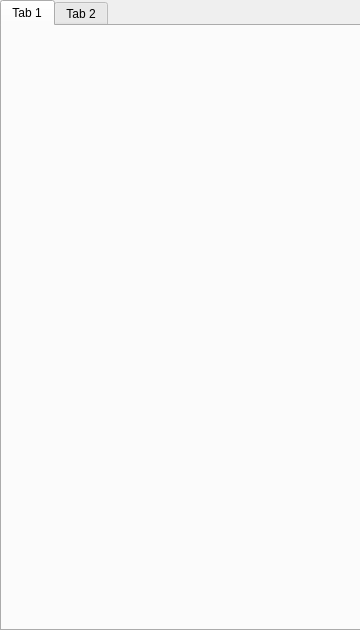
<?xml version="1.0" encoding="UTF-8"?>
<ui version="4.0">
 <class>MainWindow</class>
 <widget class="QMainWindow" name="MainWindow">
  <property name="geometry">
   <rect>
    <x>0</x>
    <y>0</y>
    <width>360</width>
    <height>630</height>
   </rect>
  </property>
  <property name="sizePolicy">
   <sizepolicy hsizetype="Fixed" vsizetype="Fixed">
    <horstretch>0</horstretch>
    <verstretch>0</verstretch>
   </sizepolicy>
  </property>
  <property name="minimumSize">
   <size>
    <width>360</width>
    <height>630</height>
   </size>
  </property>
  <property name="maximumSize">
   <size>
    <width>360</width>
    <height>630</height>
   </size>
  </property>
  <property name="contextMenuPolicy">
   <enum>Qt::NoContextMenu</enum>
  </property>
  <property name="windowTitle">
   <string>WD_H4CK</string>
  </property>
  <widget class="QWidget" name="centralwidget">
   <widget class="QTabWidget" name="mainTab">
    <property name="geometry">
     <rect>
      <x>0</x>
      <y>0</y>
      <width>361</width>
      <height>631</height>
     </rect>
    </property>
    <property name="currentIndex">
     <number>0</number>
    </property>
    <widget class="QWidget" name="tab">
     <attribute name="title">
      <string>Tab 1</string>
     </attribute>
     <widget class="QLabel" name="logo">
      <property name="geometry">
       <rect>
        <x>130</x>
        <y>240</y>
        <width>91</width>
        <height>91</height>
       </rect>
      </property>
      <property name="frameShadow">
       <enum>QFrame::Plain</enum>
      </property>
      <property name="text">
       <string/>
      </property>
      <property name="pixmap">
       <pixmap>Icons/LOGO.png</pixmap>
      </property>
      <property name="scaledContents">
       <bool>true</bool>
      </property>
      <property name="wordWrap">
       <bool>false</bool>
      </property>
     </widget>
     <widget class="QLabel" name="lblCar">
      <property name="geometry">
       <rect>
        <x>150</x>
        <y>390</y>
        <width>51</width>
        <height>51</height>
       </rect>
      </property>
      <property name="text">
       <string/>
      </property>
      <property name="pixmap">
       <pixmap>Icons/Car.png</pixmap>
      </property>
      <property name="scaledContents">
       <bool>true</bool>
      </property>
     </widget>
     <widget class="QLabel" name="lblBlowSteam">
      <property name="geometry">
       <rect>
        <x>240</x>
        <y>350</y>
        <width>51</width>
        <height>51</height>
       </rect>
      </property>
      <property name="text">
       <string/>
      </property>
      <property name="pixmap">
       <pixmap>Icons/Blow Steam.PNG</pixmap>
      </property>
      <property name="scaledContents">
       <bool>true</bool>
      </property>
     </widget>
     <widget class="QLabel" name="lblTrafficLight">
      <property name="geometry">
       <rect>
        <x>280</x>
        <y>260</y>
        <width>51</width>
        <height>51</height>
       </rect>
      </property>
      <property name="text">
       <string/>
      </property>
      <property name="pixmap">
       <pixmap>Icons/Traffic Light.PNG</pixmap>
      </property>
      <property name="scaledContents">
       <bool>true</bool>
      </property>
     </widget>
     <widget class="QLabel" name="label_4">
      <property name="geometry">
       <rect>
        <x>150</x>
        <y>120</y>
        <width>51</width>
        <height>51</height>
       </rect>
      </property>
      <property name="text">
       <string/>
      </property>
      <property name="pixmap">
       <pixmap>Icons/Car.png</pixmap>
      </property>
      <property name="scaledContents">
       <bool>true</bool>
      </property>
     </widget>
     <widget class="QLabel" name="label_5">
      <property name="geometry">
       <rect>
        <x>60</x>
        <y>170</y>
        <width>51</width>
        <height>51</height>
       </rect>
      </property>
      <property name="text">
       <string/>
      </property>
      <property name="pixmap">
       <pixmap>Icons/Car.png</pixmap>
      </property>
      <property name="scaledContents">
       <bool>true</bool>
      </property>
     </widget>
     <widget class="QLabel" name="label_6">
      <property name="geometry">
       <rect>
        <x>20</x>
        <y>260</y>
        <width>51</width>
        <height>51</height>
       </rect>
      </property>
      <property name="text">
       <string/>
      </property>
      <property name="pixmap">
       <pixmap>Icons/Car.png</pixmap>
      </property>
      <property name="scaledContents">
       <bool>true</bool>
      </property>
     </widget>
     <widget class="QLabel" name="label_7">
      <property name="geometry">
       <rect>
        <x>230</x>
        <y>170</y>
        <width>51</width>
        <height>51</height>
       </rect>
      </property>
      <property name="text">
       <string/>
      </property>
      <property name="pixmap">
       <pixmap>Icons/Car.png</pixmap>
      </property>
      <property name="scaledContents">
       <bool>true</bool>
      </property>
     </widget>
     <widget class="QLabel" name="lblTrain">
      <property name="geometry">
       <rect>
        <x>60</x>
        <y>350</y>
        <width>51</width>
        <height>51</height>
       </rect>
      </property>
      <property name="text">
       <string/>
      </property>
      <property name="pixmap">
       <pixmap>Icons/Hack Train.PNG</pixmap>
      </property>
      <property name="scaledContents">
       <bool>true</bool>
      </property>
     </widget>
    </widget>
    <widget class="QWidget" name="tab_2">
     <attribute name="title">
      <string>Tab 2</string>
     </attribute>
     <widget class="QScrollArea" name="mainScroll">
      <property name="geometry">
       <rect>
        <x>0</x>
        <y>0</y>
        <width>361</width>
        <height>421</height>
       </rect>
      </property>
      <property name="widgetResizable">
       <bool>true</bool>
      </property>
      <widget class="QWidget" name="scrollAreaWidgetContents">
       <property name="geometry">
        <rect>
         <x>0</x>
         <y>0</y>
         <width>359</width>
         <height>419</height>
        </rect>
       </property>
      </widget>
     </widget>
     <widget class="QScrollArea" name="scroll_1">
      <property name="geometry">
       <rect>
        <x>0</x>
        <y>420</y>
        <width>171</width>
        <height>191</height>
       </rect>
      </property>
      <property name="widgetResizable">
       <bool>true</bool>
      </property>
      <widget class="QWidget" name="scrollAreaWidgetContents_2">
       <property name="geometry">
        <rect>
         <x>0</x>
         <y>0</y>
         <width>169</width>
         <height>189</height>
        </rect>
       </property>
      </widget>
     </widget>
     <widget class="QScrollArea" name="scroll_2">
      <property name="geometry">
       <rect>
        <x>170</x>
        <y>420</y>
        <width>191</width>
        <height>191</height>
       </rect>
      </property>
      <property name="widgetResizable">
       <bool>true</bool>
      </property>
      <widget class="QWidget" name="scrollAreaWidgetContents_3">
       <property name="geometry">
        <rect>
         <x>0</x>
         <y>0</y>
         <width>189</width>
         <height>189</height>
        </rect>
       </property>
      </widget>
     </widget>
    </widget>
   </widget>
  </widget>
 </widget>
 <resources/>
 <connections/>
</ui>
